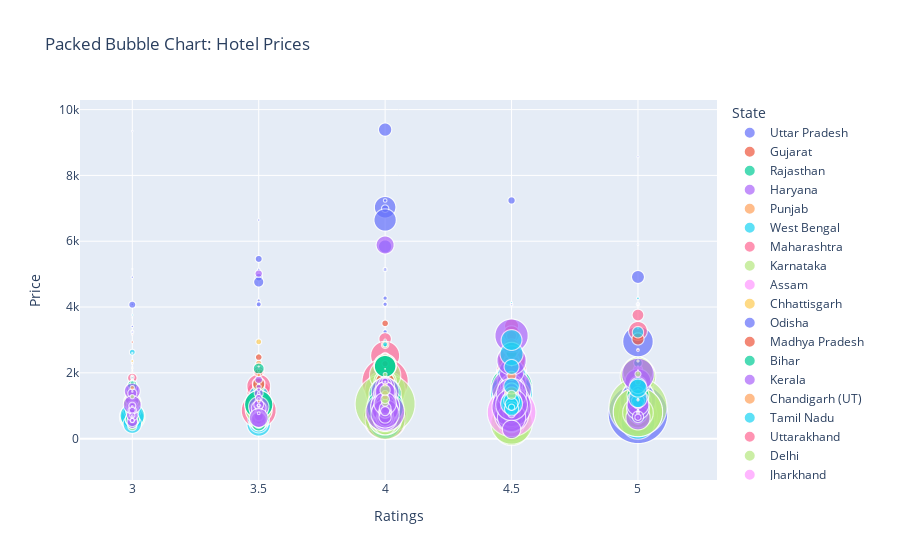

Notebook cell for this chart:
### Code cell
fig4 = px.scatter(df_hotels, 
                  x="Ratings", 
                  y="Price", 
                  size="review_count",
                  color="State",
                  title="Packed Bubble Chart: Hotel Prices",
                  hover_name="Hotel Name",
                  size_max=60)
fig4.show()
